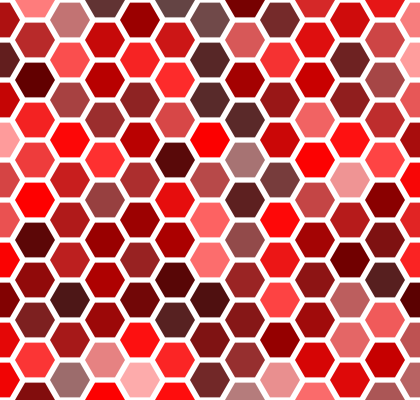
Frame 1 (no input)
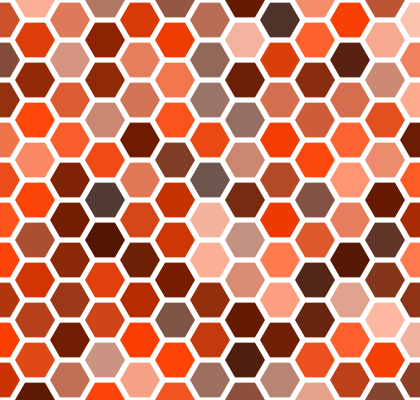
Frame 60 (the mouse pressed at the canvas centre just before this capture)
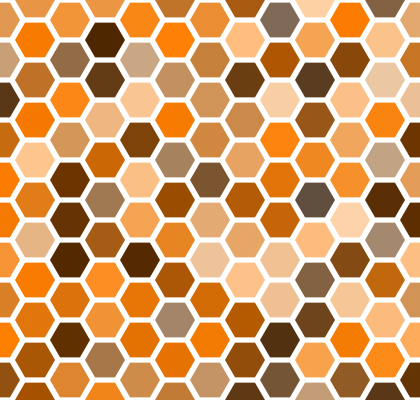
Frame 120 (the mouse held since frame 60 and released just before this capture)

The Processing sketch that drew these frames (run headless with seeded random() and noise(); from frame 60 on, the mouse is pressed at the canvas centre):

// Processing sketch: processing_106291
// ── processing_106291.pde

int yoko = 7;
int tate = 21;

int r = 20;

Hexagon[][] hexa = new Hexagon[yoko][tate];

color bg = color(255);

void setup() {
  size(420, 400);
  colorMode(HSB, 360, 100, 100);
  background(bg);

  smooth();

  for (int i = 0;i < yoko;i++) {
    for (int j = 0; j < tate;j++) {
      hexa[i][j] = new Hexagon();
    }
  }
}

void draw() {
  background(bg);

  float space = 0;

  for (int i = 0; i < yoko; i++) {
    for (int j = 0; j < tate;j++) {
      if (j % 2 == 0) {
        space = r*3.5 / 2;
      } else {
        space = 0;
      }

      hexa[i][j].display(i*r*3.5+space, j*r);
    }
  }
}

class Hexagon {
  int r = 20;

  float hue;
  float sat = random(100);  //saturation;
  float bright = random(100);

  float sat_theta = random(TWO_PI);
  float bright_theta = random(TWO_PI);

  float sat_spd = random(0.01, 0.025) / 3;
  float bright_spd = random(0.01, 0.025) / 3;

  Hexagon() {
  }

  void display(float x, float y) {
    sat = 70 * abs(sin(sat_theta)) + 30;
    bright = 70 * abs(sin(bright_theta)) + 30;

    noStroke();
    fill(hue, sat, bright);

    pushMatrix();
    translate(x, y);
    beginShape();
    for (int i = 0 ; i < 6;i++) {
      vertex(r * cos(radians(360*i/6)), r * sin(radians(360*i/6)));
    }
    endShape();
    popMatrix();

    sat_theta += sat_spd;
    bright_theta += bright_spd;

    hue += 0.25;

    if (hue > 360) {
      hue  = 0;
    }
  }
}
